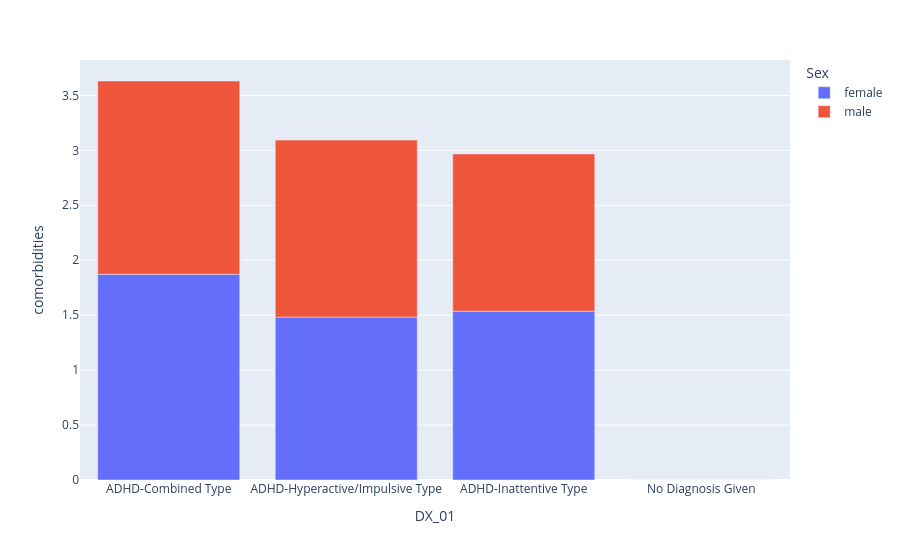

The code cell stored with this chart in its notebook:
### Markdown cell above
### How many comorbidities do children with adhd have?
#### Girls have more combordities on average than boys (except for impulsive type)

### Code cell
demographics = dx.groupby(['DX_01', 'Sex']
                          ).agg({'comorbidities': 'mean',
                                }).reset_index()

fig = px.bar(demographics, x="DX_01", y="comorbidities", color='Sex')
fig.show()

### Figure 1 — Plotly figure (JSON) as saved in the notebook; plotly's stock layout.template omitted (floating-point values rounded to 4 significant figures)
{"data": [{"alignmentgroup": "True", "hovertemplate": "Sex=female<br>DX_01=%{x}<br>comorbidities=%{y}<extra></extra>", "legendgroup": "female", "marker": {"color": "#636efa", "pattern": {"shape": ""}}, "name": "female", "offsetgroup": "female", "orientation": "v", "showlegend": true, "textposition": "auto", "type": "bar", "x": ["ADHD-Combined Type", "ADHD-Hyperactive/Impulsive Type", "ADHD-Inattentive Type", "No Diagnosis Given"], "xaxis": "x", "y": [1.872, 1.483, 1.537, 0], "yaxis": "y"}, {"alignmentgroup": "True", "hovertemplate": "Sex=male<br>DX_01=%{x}<br>comorbidities=%{y}<extra></extra>", "legendgroup": "male", "marker": {"color": "#EF553B", "pattern": {"shape": ""}}, "name": "male", "offsetgroup": "male", "orientation": "v", "showlegend": true, "textposition": "auto", "type": "bar", "x": ["ADHD-Combined Type", "ADHD-Hyperactive/Impulsive Type", "ADHD-Inattentive Type", "No Diagnosis Given"], "xaxis": "x", "y": [1.759, 1.61, 1.431, 0], "yaxis": "y"}], "layout": {"barmode": "relative", "legend": {"title": {"text": "Sex"}, "tracegroupgap": 0}, "margin": {"t": 60}, "xaxis": {"anchor": "y", "domain": [0, 1], "title": {"text": "DX_01"}}, "yaxis": {"anchor": "x", "domain": [0, 1], "title": {"text": "comorbidities"}}}}
